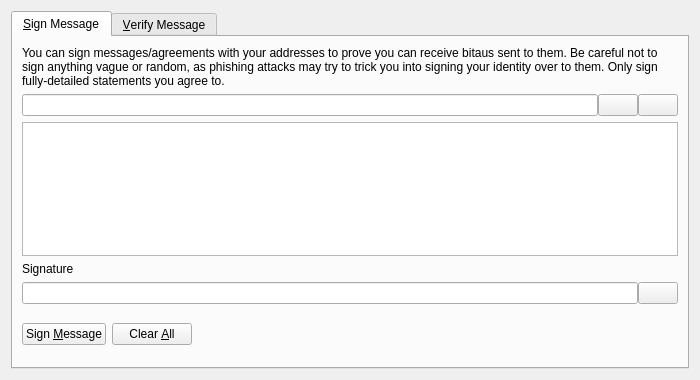
<?xml version="1.0" encoding="UTF-8"?>
<ui version="4.0">
 <class>SignVerifyMessageDialog</class>
 <widget class="QDialog" name="SignVerifyMessageDialog">
  <property name="geometry">
   <rect>
    <x>0</x>
    <y>0</y>
    <width>700</width>
    <height>380</height>
   </rect>
  </property>
  <property name="windowTitle">
   <string>Signatures - Sign / Verify a Message</string>
  </property>
  <property name="modal">
   <bool>true</bool>
  </property>
  <layout class="QVBoxLayout" name="verticalLayout">
   <item>
    <widget class="QTabWidget" name="tabWidget">
     <property name="currentIndex">
      <number>0</number>
     </property>
     <widget class="QWidget" name="tabSignMessage">
      <attribute name="title">
       <string>&amp;Sign Message</string>
      </attribute>
      <layout class="QVBoxLayout" name="verticalLayout_SM">
       <item>
        <widget class="QLabel" name="infoLabel_SM">
         <property name="text">
          <string>You can sign messages/agreements with your addresses to prove you can receive bitaus sent to them. Be careful not to sign anything vague or random, as phishing attacks may try to trick you into signing your identity over to them. Only sign fully-detailed statements you agree to.</string>
         </property>
         <property name="textFormat">
          <enum>Qt::PlainText</enum>
         </property>
         <property name="wordWrap">
          <bool>true</bool>
         </property>
        </widget>
       </item>
       <item>
        <layout class="QHBoxLayout" name="horizontalLayout_1_SM">
         <property name="spacing">
          <number>0</number>
         </property>
         <item>
          <widget class="QValidatedLineEdit" name="addressIn_SM">
           <property name="toolTip">
            <string>The Bitau address to sign the message with</string>
           </property>
          </widget>
         </item>
         <item>
          <widget class="QPushButton" name="addressBookButton_SM">
           <property name="toolTip">
            <string>Choose previously used address</string>
           </property>
           <property name="text">
            <string/>
           </property>
           <property name="icon">
            <iconset resource="../bitcoin.qrc">
             <normaloff>:/icons/address-book</normaloff>:/icons/address-book</iconset>
           </property>
           <property name="shortcut">
            <string>Alt+A</string>
           </property>
           <property name="autoDefault">
            <bool>false</bool>
           </property>
          </widget>
         </item>
         <item>
          <widget class="QPushButton" name="pasteButton_SM">
           <property name="toolTip">
            <string>Paste address from clipboard</string>
           </property>
           <property name="text">
            <string/>
           </property>
           <property name="icon">
            <iconset resource="../bitcoin.qrc">
             <normaloff>:/icons/editpaste</normaloff>:/icons/editpaste</iconset>
           </property>
           <property name="shortcut">
            <string>Alt+P</string>
           </property>
           <property name="autoDefault">
            <bool>false</bool>
           </property>
          </widget>
         </item>
        </layout>
       </item>
       <item>
        <widget class="QPlainTextEdit" name="messageIn_SM">
         <property name="toolTip">
          <string>Enter the message you want to sign here</string>
         </property>
        </widget>
       </item>
       <item>
        <widget class="QLabel" name="signatureLabel_SM">
         <property name="text">
          <string>Signature</string>
         </property>
         <property name="textFormat">
          <enum>Qt::PlainText</enum>
         </property>
        </widget>
       </item>
       <item>
        <layout class="QHBoxLayout" name="horizontalLayout_2_SM">
         <property name="spacing">
          <number>0</number>
         </property>
         <item>
          <widget class="QLineEdit" name="signatureOut_SM">
           <property name="font">
            <font>
             <italic>true</italic>
            </font>
           </property>
           <property name="readOnly">
            <bool>true</bool>
           </property>
          </widget>
         </item>
         <item>
          <widget class="QPushButton" name="copySignatureButton_SM">
           <property name="toolTip">
            <string>Copy the current signature to the system clipboard</string>
           </property>
           <property name="text">
            <string/>
           </property>
           <property name="icon">
            <iconset resource="../bitcoin.qrc">
             <normaloff>:/icons/editcopy</normaloff>:/icons/editcopy</iconset>
           </property>
           <property name="autoDefault">
            <bool>false</bool>
           </property>
          </widget>
         </item>
        </layout>
       </item>
       <item>
        <layout class="QHBoxLayout" name="horizontalLayout_3_SM">
         <item>
          <widget class="QPushButton" name="signMessageButton_SM">
           <property name="toolTip">
            <string>Sign the message to prove you own this Bitau address</string>
           </property>
           <property name="text">
            <string>Sign &amp;Message</string>
           </property>
           <property name="icon">
            <iconset resource="../bitcoin.qrc">
             <normaloff>:/icons/edit</normaloff>:/icons/edit</iconset>
           </property>
           <property name="autoDefault">
            <bool>false</bool>
           </property>
          </widget>
         </item>
         <item>
          <widget class="QPushButton" name="clearButton_SM">
           <property name="toolTip">
            <string>Reset all sign message fields</string>
           </property>
           <property name="text">
            <string>Clear &amp;All</string>
           </property>
           <property name="icon">
            <iconset resource="../bitcoin.qrc">
             <normaloff>:/icons/remove</normaloff>:/icons/remove</iconset>
           </property>
           <property name="autoDefault">
            <bool>false</bool>
           </property>
          </widget>
         </item>
         <item>
          <spacer name="horizontalSpacer_1_SM">
           <property name="orientation">
            <enum>Qt::Horizontal</enum>
           </property>
           <property name="sizeHint" stdset="0">
            <size>
             <width>40</width>
             <height>48</height>
            </size>
           </property>
          </spacer>
         </item>
         <item>
          <widget class="QLabel" name="statusLabel_SM">
           <property name="font">
            <font>
             <weight>75</weight>
             <bold>true</bold>
            </font>
           </property>
           <property name="text">
            <string/>
           </property>
           <property name="wordWrap">
            <bool>true</bool>
           </property>
          </widget>
         </item>
         <item>
          <spacer name="horizontalSpacer_2_SM">
           <property name="orientation">
            <enum>Qt::Horizontal</enum>
           </property>
           <property name="sizeHint" stdset="0">
            <size>
             <width>40</width>
             <height>48</height>
            </size>
           </property>
          </spacer>
         </item>
        </layout>
       </item>
      </layout>
     </widget>
     <widget class="QWidget" name="tabVerifyMessage">
      <attribute name="title">
       <string>&amp;Verify Message</string>
      </attribute>
      <layout class="QVBoxLayout" name="verticalLayout_VM">
       <item>
        <widget class="QLabel" name="infoLabel_VM">
         <property name="text">
          <string>Enter the receiver's address, message (ensure you copy line breaks, spaces, tabs, etc. exactly) and signature below to verify the message. Be careful not to read more into the signature than what is in the signed message itself, to avoid being tricked by a man-in-the-middle attack. Note that this only proves the signing party receives with the address, it cannot prove sendership of any transaction!</string>
         </property>
         <property name="textFormat">
          <enum>Qt::PlainText</enum>
         </property>
         <property name="alignment">
          <set>Qt::AlignLeading|Qt::AlignLeft|Qt::AlignTop</set>
         </property>
         <property name="wordWrap">
          <bool>true</bool>
         </property>
        </widget>
       </item>
       <item>
        <layout class="QHBoxLayout" name="horizontalLayout_1_VM">
         <property name="spacing">
          <number>0</number>
         </property>
         <item>
          <widget class="QValidatedLineEdit" name="addressIn_VM">
           <property name="toolTip">
            <string>The Bitau address the message was signed with</string>
           </property>
          </widget>
         </item>
         <item>
          <widget class="QPushButton" name="addressBookButton_VM">
           <property name="toolTip">
            <string>Choose previously used address</string>
           </property>
           <property name="text">
            <string/>
           </property>
           <property name="icon">
            <iconset resource="../bitcoin.qrc">
             <normaloff>:/icons/address-book</normaloff>:/icons/address-book</iconset>
           </property>
           <property name="shortcut">
            <string>Alt+A</string>
           </property>
           <property name="autoDefault">
            <bool>false</bool>
           </property>
          </widget>
         </item>
        </layout>
       </item>
       <item>
        <widget class="QPlainTextEdit" name="messageIn_VM"/>
       </item>
       <item>
        <widget class="QValidatedLineEdit" name="signatureIn_VM"/>
       </item>
       <item>
        <layout class="QHBoxLayout" name="horizontalLayout_2_VM">
         <item>
          <widget class="QPushButton" name="verifyMessageButton_VM">
           <property name="toolTip">
            <string>Verify the message to ensure it was signed with the specified Bitau address</string>
           </property>
           <property name="text">
            <string>Verify &amp;Message</string>
           </property>
           <property name="icon">
            <iconset resource="../bitcoin.qrc">
             <normaloff>:/icons/transaction_0</normaloff>:/icons/transaction_0</iconset>
           </property>
           <property name="autoDefault">
            <bool>false</bool>
           </property>
          </widget>
         </item>
         <item>
          <widget class="QPushButton" name="clearButton_VM">
           <property name="toolTip">
            <string>Reset all verify message fields</string>
           </property>
           <property name="text">
            <string>Clear &amp;All</string>
           </property>
           <property name="icon">
            <iconset resource="../bitcoin.qrc">
             <normaloff>:/icons/remove</normaloff>:/icons/remove</iconset>
           </property>
           <property name="autoDefault">
            <bool>false</bool>
           </property>
          </widget>
         </item>
         <item>
          <spacer name="horizontalSpacer_1_VM">
           <property name="orientation">
            <enum>Qt::Horizontal</enum>
           </property>
           <property name="sizeHint" stdset="0">
            <size>
             <width>40</width>
             <height>48</height>
            </size>
           </property>
          </spacer>
         </item>
         <item>
          <widget class="QLabel" name="statusLabel_VM">
           <property name="font">
            <font>
             <weight>75</weight>
             <bold>true</bold>
            </font>
           </property>
           <property name="text">
            <string/>
           </property>
           <property name="wordWrap">
            <bool>true</bool>
           </property>
          </widget>
         </item>
         <item>
          <spacer name="horizontalSpacer_2_VM">
           <property name="orientation">
            <enum>Qt::Horizontal</enum>
           </property>
           <property name="sizeHint" stdset="0">
            <size>
             <width>40</width>
             <height>48</height>
            </size>
           </property>
          </spacer>
         </item>
        </layout>
       </item>
      </layout>
     </widget>
    </widget>
   </item>
  </layout>
 </widget>
 <customwidgets>
  <customwidget>
   <class>QValidatedLineEdit</class>
   <extends>QLineEdit</extends>
   <header>qvalidatedlineedit.h</header>
  </customwidget>
 </customwidgets>
 <resources>
  <include location="../bitcoin.qrc"/>
 </resources>
 <connections/>
</ui>
